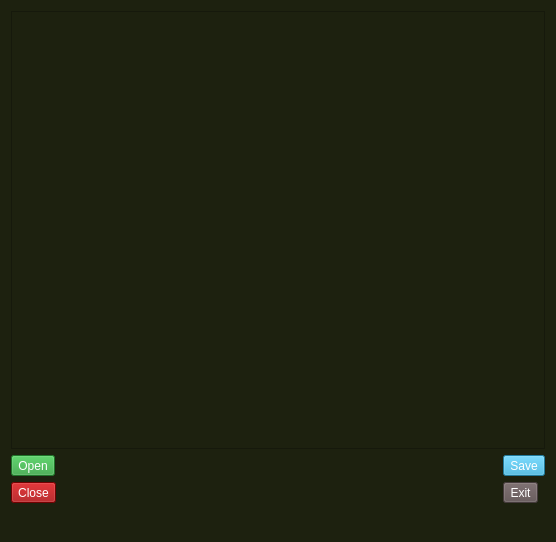
<?xml version="1.0" encoding="UTF-8"?>
<ui version="4.0">
 <class>MainWindow</class>
 <widget class="QMainWindow" name="MainWindow">
  <property name="geometry">
   <rect>
    <x>0</x>
    <y>0</y>
    <width>556</width>
    <height>542</height>
   </rect>
  </property>
  <property name="windowTitle">
   <string>NumFile</string>
  </property>
  <property name="styleSheet">
   <string notr="true">background-color: rgb(29, 33, 15);</string>
  </property>
  <widget class="QWidget" name="centralWidget">
   <layout class="QGridLayout" name="gridLayout">
    <item row="1" column="2">
     <widget class="QToolButton" name="btnSave">
      <property name="styleSheet">
       <string notr="true">background-color: rgb(45, 171, 217);
color: rgb(255, 255, 255);</string>
      </property>
      <property name="text">
       <string>Save</string>
      </property>
     </widget>
    </item>
    <item row="2" column="2">
     <widget class="QToolButton" name="btnExit">
      <property name="styleSheet">
       <string notr="true">background-color: rgb(95, 81, 82);
color: rgb(255, 255, 255);</string>
      </property>
      <property name="text">
       <string>Exit</string>
      </property>
     </widget>
    </item>
    <item row="2" column="0">
     <widget class="QToolButton" name="btnClose">
      <property name="styleSheet">
       <string notr="true">background-color: rgb(159, 0, 2);
color: rgb(255, 255, 255);</string>
      </property>
      <property name="text">
       <string>Close</string>
      </property>
     </widget>
    </item>
    <item row="1" column="0">
     <widget class="QToolButton" name="btnOpen">
      <property name="styleSheet">
       <string notr="true">background-color: rgb(44, 162, 58);
color: rgb(255, 255, 255);</string>
      </property>
      <property name="text">
       <string>Open</string>
      </property>
     </widget>
    </item>
    <item row="0" column="0" colspan="3">
     <widget class="QTextEdit" name="fileView">
      <property name="styleSheet">
       <string notr="true">color: rgb(150, 208, 191);
font: 16pt &quot;Consolas&quot;;</string>
      </property>
     </widget>
    </item>
    <item row="1" column="1" rowspan="3">
     <widget class="QLabel" name="numProc">
      <property name="styleSheet">
       <string notr="true">color: rgb(255, 255, 255);</string>
      </property>
      <property name="text">
       <string/>
      </property>
     </widget>
    </item>
   </layout>
  </widget>
  <widget class="QStatusBar" name="statusBar"/>
 </widget>
 <layoutdefault spacing="6" margin="11"/>
 <resources/>
 <connections/>
</ui>
